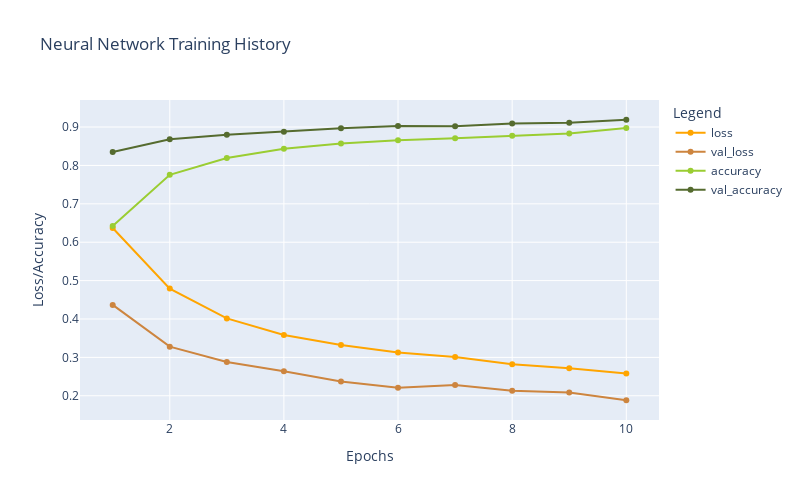

Notebook cell for this chart:
### Code cell
plot_history(historyV2)

### Figure 1 — Plotly figure (JSON) as saved in the notebook; plotly's stock layout.template omitted (floating-point values rounded to 4 significant figures)
{"data": [{"hovertemplate": "Legend=loss<br>Epochs=%{x}<br>Loss/Accuracy=%{y}<extra></extra>", "legendgroup": "loss", "line": {"color": "orange", "dash": "solid"}, "marker": {"symbol": "circle"}, "mode": "lines+markers", "name": "loss", "orientation": "v", "showlegend": true, "type": "scatter", "x": [1, 2, 3, 4, 5, 6, 7, 8, 9, 10], "xaxis": "x", "y": [0.6372, 0.4792, 0.4015, 0.3585, 0.3321, 0.3129, 0.3008, 0.2821, 0.2715, 0.2582], "yaxis": "y"}, {"hovertemplate": "Legend=val_loss<br>Epochs=%{x}<br>Loss/Accuracy=%{y}<extra></extra>", "legendgroup": "val_loss", "line": {"color": "peru", "dash": "solid"}, "marker": {"symbol": "circle"}, "mode": "lines+markers", "name": "val_loss", "orientation": "v", "showlegend": true, "type": "scatter", "x": [1, 2, 3, 4, 5, 6, 7, 8, 9, 10], "xaxis": "x", "y": [0.4367, 0.3279, 0.288, 0.264, 0.2374, 0.2211, 0.2283, 0.2131, 0.2087, 0.1884], "yaxis": "y"}, {"hovertemplate": "Legend=accuracy<br>Epochs=%{x}<br>Loss/Accuracy=%{y}<extra></extra>", "legendgroup": "accuracy", "line": {"color": "yellowgreen", "dash": "solid"}, "marker": {"symbol": "circle"}, "mode": "lines+markers", "name": "accuracy", "orientation": "v", "showlegend": true, "type": "scatter", "x": [1, 2, 3, 4, 5, 6, 7, 8, 9, 10], "xaxis": "x", "y": [0.642, 0.7757, 0.8193, 0.8433, 0.8573, 0.8653, 0.871, 0.877, 0.883, 0.8977], "yaxis": "y"}, {"hovertemplate": "Legend=val_accuracy<br>Epochs=%{x}<br>Loss/Accuracy=%{y}<extra></extra>", "legendgroup": "val_accuracy", "line": {"color": "darkolivegreen", "dash": "solid"}, "marker": {"symbol": "circle"}, "mode": "lines+markers", "name": "val_accuracy", "orientation": "v", "showlegend": true, "type": "scatter", "x": [1, 2, 3, 4, 5, 6, 7, 8, 9, 10], "xaxis": "x", "y": [0.835, 0.868, 0.88, 0.888, 0.897, 0.903, 0.902, 0.909, 0.911, 0.919], "yaxis": "y"}], "layout": {"height": 500, "legend": {"title": {"text": "Legend"}, "tracegroupgap": 0}, "title": {"text": "Neural Network Training History"}, "width": 800, "xaxis": {"anchor": "y", "domain": [0, 1], "title": {"text": "Epochs"}}, "yaxis": {"anchor": "x", "domain": [0, 1], "title": {"text": "Loss/Accuracy"}}}}
